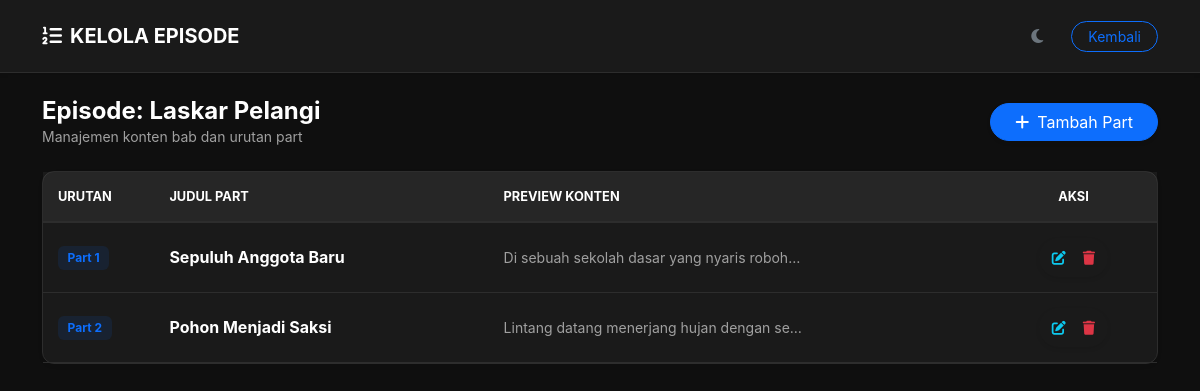
Page /admin/isi_buku.php?id_buku=2 (signed in) on the committed database.
### tables this page shows
CREATE TABLE `buku` (
  `id` int(11) NOT NULL,
  `judul` varchar(255) NOT NULL,
  `pengarang` varchar(255) NOT NULL,
  `penerbit` varchar(255) DEFAULT NULL,
  `tahun_terbit` year(4) DEFAULT NULL,
  `sinopsis` varchar(1500) NOT NULL,
  `isbn` varchar(50) DEFAULT NULL,
  `stok` int(11) DEFAULT 0
);

CREATE TABLE `isi_buku` (
  `id_isi` int(11) NOT NULL,
  `id_buku` int(11) NOT NULL,
  `part_ke` int(11) NOT NULL,
  `judul_part` varchar(255) NOT NULL,
  `konten` longtext NOT NULL
);

### admin/isi_buku.php (the view, shortened to what this page needs)
<?php
include "../config/koneksi.php";
$id_buku = mysqli_real_escape_string($conn, $_GET['id_buku']);
$buku_info = mysqli_query($conn, "SELECT judul FROM buku WHERE id = '$id_buku'");
$b = mysqli_fetch_assoc($buku_info);
?>
<!DOCTYPE html>
<html lang="id">
<head>
    <link href="https://cdn.jsdelivr.net/npm/bootstrap@5.3.2/dist/css/bootstrap.min.css" rel="stylesheet">
    <link href="https://cdnjs.cloudflare.com/ajax/libs/font-awesome/6.4.2/css/all.min.css" rel="stylesheet">
    <link rel="stylesheet" href="../assets/style.css">
</head>
<body class="dark"> <nav class="navbar navbar-expand-lg shadow-sm mb-4">
    <div class="container">
        <span class="navbar-brand fw-bold text-primary"><i class="fas fa-list-ol me-2"></i>KELOLA EPISODE</span>
        <div class="ms-auto d-flex align-items-center">
            <button id="theme-toggle" class="btn btn-outline-secondary border-0 rounded-circle me-3">
                <i id="theme-icon" class="fas fa-moon"></i>
            </button>
            <a href="buku.php" class="btn btn-outline-primary btn-sm rounded-pill px-3">Kembali</a>
        </div>
    </div>
</nav>
<div class="container pb-5">
    <div class="d-flex justify-content-between align-items-center mb-4">
        <div>
            <h4 class="fw-bold mb-0">Episode: <?= htmlspecialchars($b['judul']) ?></h4>
            <p class="text-secondary small mb-0">Manajemen konten bab dan urutan part</p>
        </div>
        <button type="button" class="btn btn-primary rounded-pill px-4 shadow-sm" onclick="tambahEpisode()">
            <i class="fas fa-plus me-2"></i>Tambah Part
        </button>
    </div>
    <div class="card shadow-sm border-0">
        <div class="table-responsive">
            <table class="table table-hover align-middle mb-0">
                <thead>
                    <tr class="fw-bold">
                        <th class="px-4 py-3" width="10%">URUTAN</th>
                        <th width="30%">JUDUL PART</th>
                        <th>PREVIEW KONTEN</th>
                        <th class="text-center" width="15%">AKSI</th>
                    </tr>
                </thead>
                <tbody>
                    <?php
                    $res = mysqli_query($conn, "SELECT * FROM isi_buku WHERE id_buku = '$id_buku' ORDER BY part_ke ASC");
                    if(mysqli_num_rows($res) == 0):
                    ?>
                    <tr>
                        <td colspan="4" class="text-center py-5 text-muted small">Belum ada konten untuk buku ini.</td>
                    </tr>
                    <?php endif; while($row = mysqli_fetch_assoc($res)): ?>
                    <tr>
                        <td class="px-4">
                            <span class="badge bg-primary bg-opacity-10 text-primary">Part <?= $row['part_ke'] ?></span>
                        </td>
                        <td class="fw-bold"><?= htmlspecialchars($row['judul_part']) ?></td>
                        <td class="text-secondary small">
                            <div class="text-truncate" style="max-width: 300px;">
                                <?= strip_tags($row['konten']) ?>
                            </div>
                        </td>
                        <td class="text-center">
                            <div class="btn-group bg-input rounded-pill p-1 shadow-sm">
                                <button onclick='editEpisode(<?= json_encode($row) ?>)' class="btn btn-sm btn-link text-info">
                                    <i class="fas fa-edit"></i>
                                </button>
                                <a href="?id_buku=<?= $id_buku ?>&hapus_isi=<?= $row['id_isi'] ?>"
                                   class="btn btn-sm btn-link text-danger" onclick="return confirm('Hapus episode ini?')">
                                    <i class="fas fa-trash"></i>
                                </a>
                            </div>
                        </td>
                    </tr>
                    <?php endwhile; ?>
                </tbody>
            </table>
        </div>
    </div>
</div>
</body>
</html>

### assets/style.css (style rules this page uses)
:root { --bg-body: #0f0f0f; --bg-card: #1a1a1a; --bg-input: #242424; --text-main: #ffffff; --text-muted: #a0a0a0; --border-color: #2d2d2d; --nav-bg: #1a1a1a; --primary-blue: #0d6efd; --accent-shadow: rgba(0, 0, 0, 0.5); }
body { background-color: var(--bg-body) !important; color: var(--text-main) !important; font-family: 'Inter', 'Segoe UI', Roboto, sans-serif; transition: background 0.4s cubic-bezier(0.4, 0, 0.2, 1), color 0.4s cubic-bezier(0.4, 0, 0.2, 1); margin: 0; overflow-x: hidden; }
h1, h2, h3, h4, h5, h6, .fw-bold { color: var(--text-main) !important; }
.card, .book-card, .stat-card, .bg-dark-card { background-color: var(--bg-card) !important; border: 1px solid var(--border-color) !important; color: var(--text-main) !important; border-radius: 12px; transition: transform 0.3s ease, box-shadow 0.3s ease, background 0.4s, border 0.4s; }
.navbar { background-color: var(--nav-bg) !important; border-bottom: 1px solid var(--border-color) !important; padding: 1rem 1.5rem; }
.table, .table-responsive, .table > :not(caption) > * > *, .table-hover tbody tr:hover > * { background-color: transparent !important; color: var(--text-main) !important; box-shadow: none !important; }
.table thead th { background-color: rgba(255, 255, 255, 0.05) !important; border-bottom: 2px solid var(--border-color) !important; color: var(--text-main) !important; text-transform: uppercase; font-size: 0.8rem; padding: 15px !important; }
.table tbody td { border-bottom: 1px solid var(--border-color) !important; padding: 15px !important; }
.table .text-muted, .table .text-secondary { color: var(--text-muted) !important; }
.text-secondary { color: var(--text-muted) !important; }
.badge { padding: 0.5em 0.8em; border-radius: 6px; }
#theme-toggle { cursor: pointer; transition: transform 0.3s ease; }

### rows in the picture
buku: judul "Laskar Pelangi"
isi_buku: part_ke "1", judul_part "Sepuluh Anggota Baru", konten "Di sebuah sekolah dasar yang nyaris roboh…"
isi_buku: part_ke "2", judul_part "Pohon Menjadi Saksi", konten "Lintang datang menerjang hujan dengan se…"
